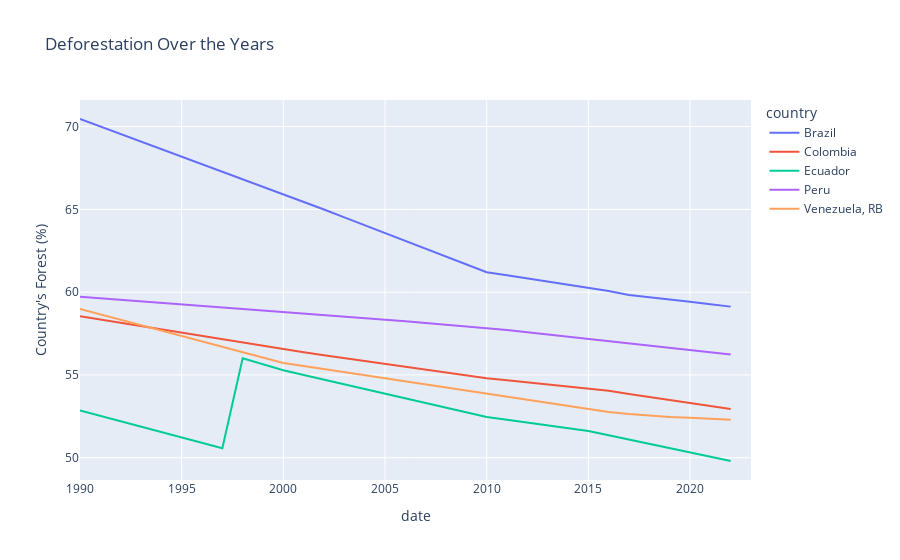

The notebook cell saved with this chart:
### Markdown cell above
## [C] Visualization Tools

### Code cell
vars = {"AG.LND.FRST.ZS":"Deforestation"}

use=["BRA","ECU","VEN","COL","PER"]

deforestation = wbdata.get_dataframe(vars,country=use,parse_dates=True).squeeze().unstack('country')

deforestation = deforestation.loc["1990":]

plot = deforestation.plot(title="Deforestation Over the Years", labels={"index": "Year", "value": "Country's Forest (%)"})
plot.show()
deforestation.head()
